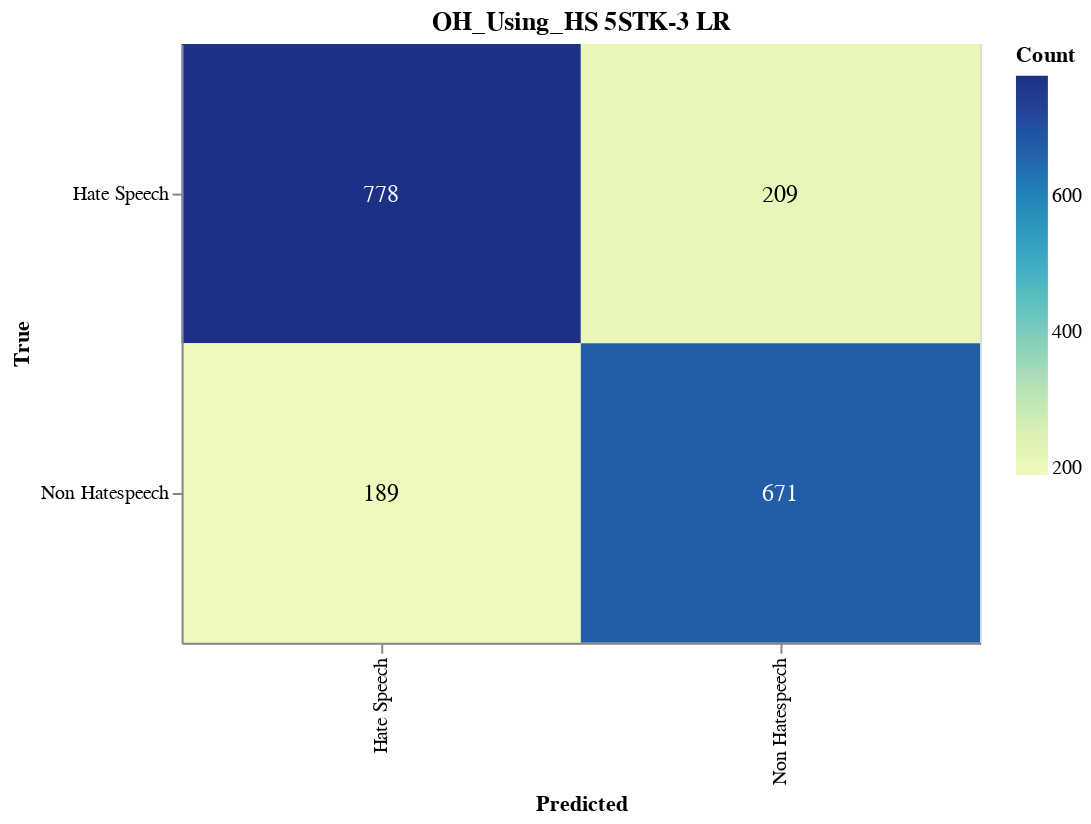

Source (notebook cell):
### Markdown cell above
#### Save CM

### Code cell
import altair as alt
import altair_saver
import pandas as pd
from sklearn.metrics import confusion_matrix

# Calculate the confusion matrix
cm = confusion_matrix(y_val, adjusted_predictions)

# Define class names
class_names = ['Hate Speech', 'Non Hatespeech']

# Convert confusion matrix to DataFrame
cm_df = pd.DataFrame(cm, index=class_names, columns=class_names).reset_index().melt(id_vars='index')
cm_df.columns = ['True', 'Predicted', 'Count']

# Ensure the order of categories
cm_df['True'] = pd.Categorical(cm_df['True'], categories=class_names, ordered=True)
cm_df['Predicted'] = pd.Categorical(cm_df['Predicted'], categories=class_names, ordered=True)

# Create the Altair plot
heatmap = alt.Chart(cm_df).mark_rect().encode(
    x=alt.X('Predicted:O', sort=class_names),
    y=alt.Y('True:O', sort=class_names),
    color='Count:Q',
    tooltip=['True', 'Predicted', 'Count']
).properties(
    width=400,
    height=300,
    title='OH_Using_HS 5STK-3 LR'
)

# Add text labels
text = heatmap.mark_text(
    align='center',
    baseline='middle',
    fontSize=12
).encode(
    text='Count:Q',
    color=alt.condition(
        alt.datum.Count > cm.max() / 2,
        alt.value('white'),
        alt.value('black')
    )
)

# Combine heatmap and text
final_chart = heatmap + text

# Display the plot
final_chart.show()

### Figure 1 — Vega-Lite specification as saved in the notebook (floating-point values rounded to 4 significant figures)
{"config": {"view": {"continuousWidth": 300, "continuousHeight": 300}}, "layer": [{"mark": {"type": "rect"}, "encoding": {"color": {"field": "Count", "type": "quantitative"}, "tooltip": [{"field": "True", "type": "ordinal"}, {"field": "Predicted", "type": "ordinal"}, {"field": "Count", "type": "quantitative"}], "x": {"field": "Predicted", "sort": ["Hate Speech", "Non Hatespeech"], "type": "ordinal"}, "y": {"field": "True", "sort": ["Hate Speech", "Non Hatespeech"], "type": "ordinal"}}, "title": "OH_Using_HS 5STK-3 LR"}, {"mark": {"type": "text", "align": "center", "baseline": "middle", "fontSize": 12}, "encoding": {"color": {"condition": {"test": "(datum.Count > 389.0)", "value": "white"}, "value": "black"}, "text": {"field": "Count", "type": "quantitative"}, "tooltip": [{"field": "True", "type": "ordinal"}, {"field": "Predicted", "type": "ordinal"}, {"field": "Count", "type": "quantitative"}], "x": {"field": "Predicted", "sort": ["Hate Speech", "Non Hatespeech"], "type": "ordinal"}, "y": {"field": "True", "sort": ["Hate Speech", "Non Hatespeech"], "type": "ordinal"}}, "title": "OH_Using_HS 5STK-3 LR"}], "data": {"name": "data-eed455bc484653195c6dfce5e0e226df"}, "height": 300, "width": 400, "$schema": "https://vega.github.io/schema/vega-lite/v5.17.0.json", "datasets": {"data-eed455bc484653195c6dfce5e0e226df": [{"True": "Hate Speech", "Predicted": "Hate Speech", "Count": 778}, {"True": "Non Hatespeech", "Predicted": "Hate Speech", "Count": 189}, {"True": "Hate Speech", "Predicted": "Non Hatespeech", "Count": 209}, {"True": "Non Hatespeech", "Predicted": "Non Hatespeech", "Count": 671}]}}
